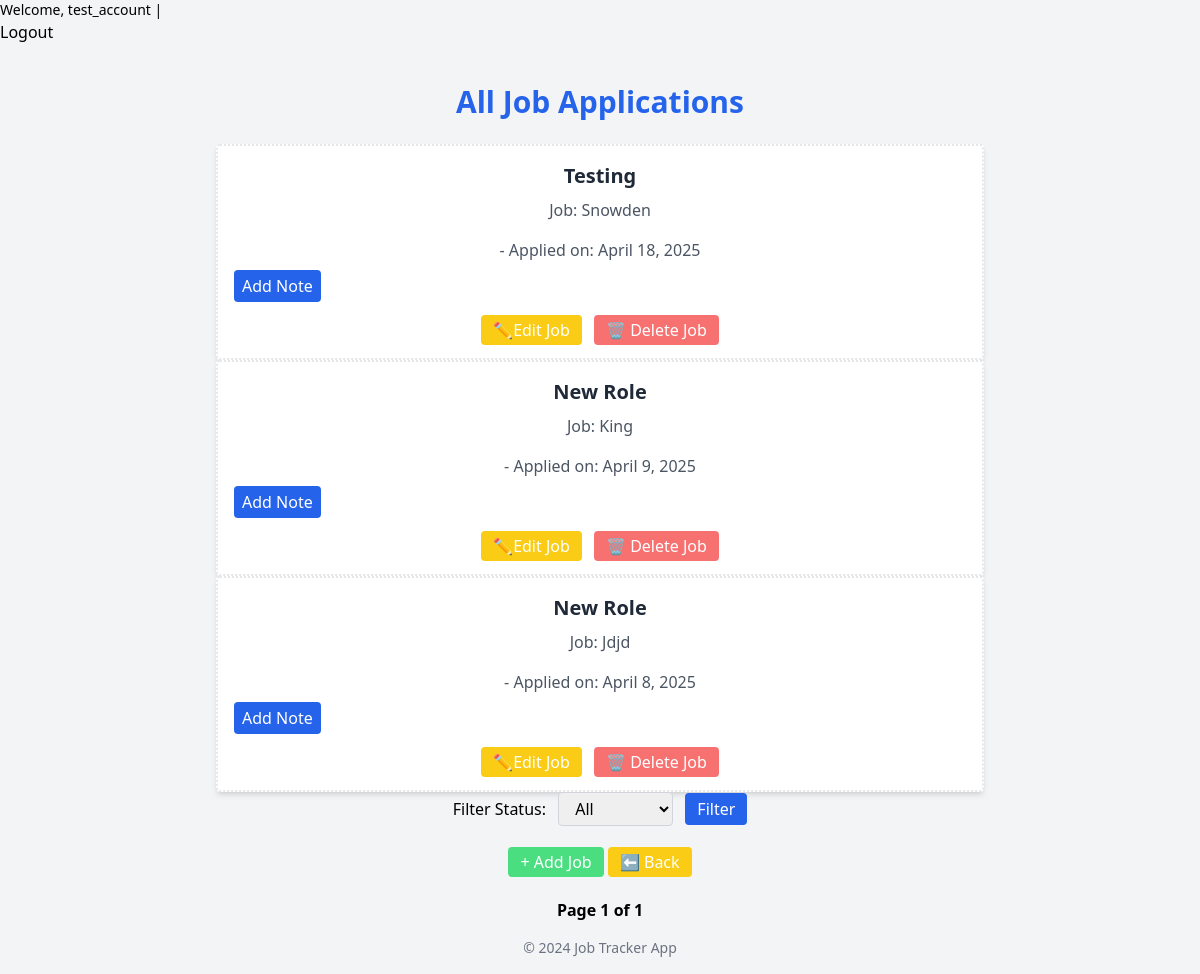
The app's page /jobs/ (signed in) with its own data.
### core/models.py (models this page shows, shortened)
class Job(models.Model):
    company = models.CharField(max_length=50)
    position = models.TextField(max_length=100)
    date_applied = models.DateField()
    user = models.ForeignKey(User, on_delete=models.CASCADE, blank=True, null=True) # Link jobs to Users
    posted_date = models.DateTimeField(default=timezone.now, blank=True)
    STATUS_CHOICES = [
        ('applied', 'Applied'),
        ('interview', 'Interview'),
        ('offer', 'Offer'),
        ('rejected', 'Rejected'),
    ]
    status = models.CharField(max_length=20, choices=STATUS_CHOICES)

### core/views.py (the view)
# urls.py: path('jobs/', views.job_list, name='job_list'),  # Present all the jobs
@login_required
def job_list(request):
    sorting_jobs = request.GET.get('sort', 'recent')
    sorting =  SortOldest() if sorting_jobs == 'oldest' else SortRecent()
    jobs =  sorting.sort(Job.objects.all()) # Getting the data and sorting it
    status_filter = StatusFilter()
    jobs =  status_filter.apply(jobs, request) # Getting the data and apply filtering feature
    paginator = Paginator(jobs, 5) # Show 5 jobs per page
    page_number = request.GET.get('page')
    page_obj = paginator.get_page(page_number)
    return render(request, 'job_list.html', {'page_obj': page_obj})

### filtering/filtering_jobs.py (called while the page is built)
   def apply(self, queryset, request):
      status = request.GET.get('status')
      if status:
         return queryset.filter(status=status)
      return queryset

### sorting/sorting_jobs.py (called while the page is built)
     def sort(self, queryset):
          return queryset.order_by('-posted_date')

### core/templates/job_list.html (shortened to what this page needs)
{% extends "base.html" %} {% block title %}All Job Applications{% endblock %} {% block content %}
<div class="max-w-3xl mx-auto mt-10">
  <h2 class="text-3xl font-bold text-blue-600 text-center my-6">All Job Applications</h2>
  {% for job in page_obj %}
  <div class="bg-white shadow-md rounded p-4 border-2 border-dotted">
    <h2 class="text-xl font-semibold text-gray-800 text-center">{{ job.position }}</h2>
    <p class="text-gray-600 text-center py-2"> Job: {{job.company}} </p>
    <p class="text-gray-600 text-center py-2">- Applied on: {{ job.date_applied }}</p>
    <form method="post" action="{% url 'add_note' job.id %}">
    <button type ="submit" class="text-white bg-blue-600 px-2 py-1 rounded"> Add Note</button>
    </form>
    <div class="mt-4 space-x-2 text-center">
      <a href="{% url 'edit_job' job.id %}" class="bg-yellow-400 text-white px-3 py-1 rounded hover:bg-yellow-500">✏️Edit Job</a>
      <a href="{% url 'delete_job' job.id %}" class="bg-red-400 text-white px-3 py-1 rounded hover:bg-red-500"> 🗑️ Delete Job</a>
    </div>
  </div>
  {% empty %}
  <p class="text-gray-600 text-center">No jobs added yet.</p>
  {% endfor %}
  <form method="get" action="{% url 'job_list' %}" class="mb-6 text-center">
      <label for="status" class="mr-2 font-medium"> Filter Status:</label>
      <select name="status" id="status" class="border border-gray-300 rounded px-3 py-1">
        <option value=""> All</option>
      </select>
      <button type="submit" class="ml-2 bg-blue-600 text-white px-3 py-1 rounded">Filter</button>
    </form>
  <div class="text-center mt-6">
    <a href="{% url 'add_job' %}" class="bg-green-400 text-white px-3 py-1 rounded hover:bg-green-500"> + Add Job</a>
    <a href="{% url 'home' %}" class="bg-yellow-400 text-white px-3 py-1 rounded hover:bg-yellow-500">
      ⬅️ Back
    </a>
  </div>
  <div class="mt-6 flex justify-center space-x-4">
  <span class="font-semibold">Page {{ page_obj.number }} of {{ page_obj.paginator.num_pages }}</span>
</div>
</div>
{% endblock %}

### core/templates/base.html (shortened to what this page needs)
<!DOCTYPE html>
<html>
  <head>
    <script src="https://cdn.tailwindcss.com"></script>
  </head>
  <body>
    <main class="min-h-screen bg-gray-100">
      {% if user.is_authenticated %}
      <p class="text-sm">
        Welcome, {{ user.username }} |
      </p>
      <form method="post" action="{% url 'logout' %}">
        <button type="submit" class"text-blue-500 hover:underline">Logout</button>
      </form>
      {% else %}
      <a href="{% url 'login' %}" class="text-blue-500">Login</a> |
      <a href="{% url 'signup' %}" class="text-blue-500">Sign up</a>
      {% endif %}
      {% block content %} {% endblock %}
      <footer class="text-center py-4 text-sm text-gray-500">&copy; 2024 Job Tracker App</footer>
    </main>
  </body>
</html>

### records on screen
Job: position "Testing", company "Snowden", date_applied "April 18, 2025"
Job: position "New Role", company "King", date_applied "April 9, 2025"
Job: position "New Role", company "Jdjd", date_applied "April 8, 2025"

### other values on screen
{{ user.username }} "test_account"
{{ page_obj.number }} "1"
{{ page_obj.paginator.num_pages }} "1"
